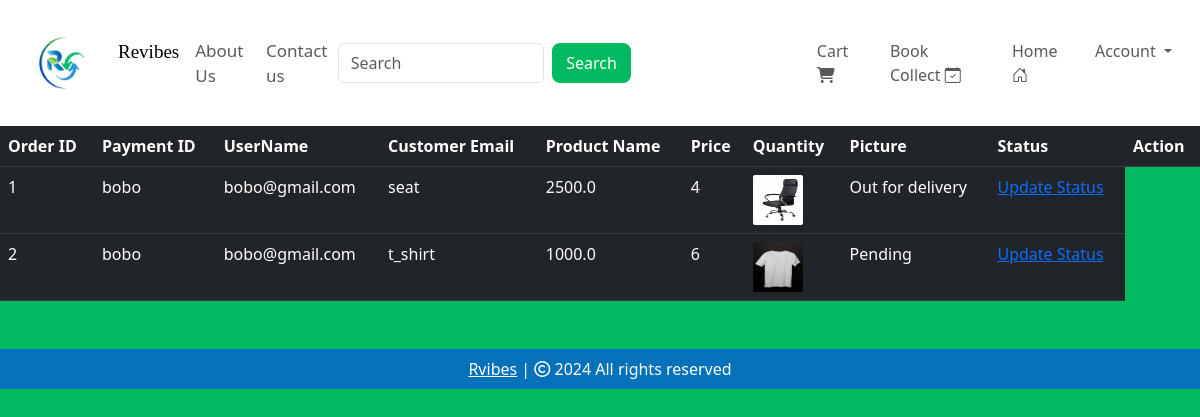
Screenshot of /view_orders (signed in) with the database file from the repository.
### website/models.py (models this page shows, shortened)
class Order(db.Model):
    id = db.Column(db.Integer, primary_key=True)
    quantity = db.Column(db.Integer, nullable=False)
    price = db.Column(db.Float, nullable=False)
    status = db.Column(db.String(100), nullable=False)
    customer_link = db.Column(db.Integer, db.ForeignKey('customer.id'), nullable=False)
    product_link = db.Column(db.Integer, db.ForeignKey('product.id'), nullable=False)
    customer = db.relationship('Customer', backref='orders')

class Customer(db.Model, UserMixin):
    id = db.Column(db.Integer, primary_key=True)
    email = db.Column(db.String(100), unique=True)
    username = db.Column(db.String(100))
    password_hash = db.Column(db.String(150))
    date_joined = db.Column(db.DateTime(), default=datetime.utcnow)
    @property
    def password(self):
        raise AttributeError('Password is not a readable')

class Product(db.Model):
    id= db.Column(db.Integer, primary_key=True)
    product_name = db.Column(db.String(100), nullable=False)
    current_price = db.Column(db.Float, nullable=False)
    previous_price = db.Column(db.Float, nullable=False)
    in_stock = db.Column(db.Integer, nullable=False)
    product_picture = db.Column(db.String(1000), nullable=False)
    flash_sale = db.Column(db.Boolean, default=False)
    date_added = db.Column(db.DateTime, default=datetime.utcnow)
    carts = db.relationship('Cart', backref=db.backref('product', lazy=True))
    orders = db.relationship('Order', backref=db.backref('product', lazy=True))

### website/admin.py (the view)
@admin.route('/view_orders')
@login_required
def order_view():
    if current_user.id == 1:
        orders = Order.query.all()
        return render_template('view_orders.html', orders=orders)
    return render_template('404.html')

### website/__init__.py (called while the page is built)
def create_app():
    app = Flask(__name__)
    app.config['SECRET_KEY'] = 'vdgdggehddjjdjdn'
    app.config['SQLALCHEMY_DATABASE_URI'] = f'sqlite:///{DB_NAME}'
    db.init_app(app)
    @app.errorhandler(404)
    def page_not_found(error):
        return render_template('404.html')
    login_manager = LoginManager()
    login_manager.init_app(app)
    login_manager.login_view = 'auth.login'
    @login_manager.user_loader
    def load_user(id):
        return Customer.query.get(int(id))
    from .views import views
    from .auth import auth
    from .admin import admin
    from .models import Customer, Cart, Product, Order
    app.register_blueprint(views, url_prefix='/')
    app.register_blueprint(auth, url_prefix='/')
    app.register_blueprint(admin, url_prefix='/')
    with app.app_context():
        create_database()
    return app

### website/templates/view_orders.html (shortened to what this page needs)
{% extends 'base.html' %}
{% block body %}
<table class="table table-dark table-hover">
    <thead>
        <tr>
            <th scope="col">Order ID</th>
            <th scope="col">Payment ID</th>
            <th scope="col">UserName</th>
            <th scope="col">Customer Email</th>
            <th scope="col">Product Name</th>
            <th scope="col">Price</th>
            <th scope="col">Quantity</th>
            <th scope="col">Picture</th>
            <th scope="col">Status</th>
            <th scope="col">Action</th>
        </tr>
    </thead>
    <tbody>
        {% for order in orders %}
        <tr>
            <td>{{ order.id }}</td>
            <td>{{ order.customer.username }}</td>
            <td>{{ order.customer.email }}</td>
            <td>{{ order.product.product_name }}</td>
            <td>{{ order.price }}</td>
            <td>{{ order.quantity }}</td>
            <td><img src="{{ order.product.product_picture }}" alt="" style="height: 50px; width: 50px; border-radius: 2px;"></td>
            <td>{{ order.status}}</td>
            <td>
                <a href="{{ url_for('admin.update_order', order_id=order.id) }}">Update Status</a>
            </td>
        </tr>
        {% endfor %}
    </tbody>
</table>
{% endblock %}

### rows the page displays
Order: id "1", customer.username "bobo", customer.email "bobo@gmail.com", product.product_name "seat", price "2500.0", quantity "4", product.product_picture (picture), status "Out for delivery"
Order: id "2", customer.username "bobo", customer.email "bobo@gmail.com", product.product_name "t_shirt", price "1000.0", quantity "6", product.product_picture (picture), status "Pending"
